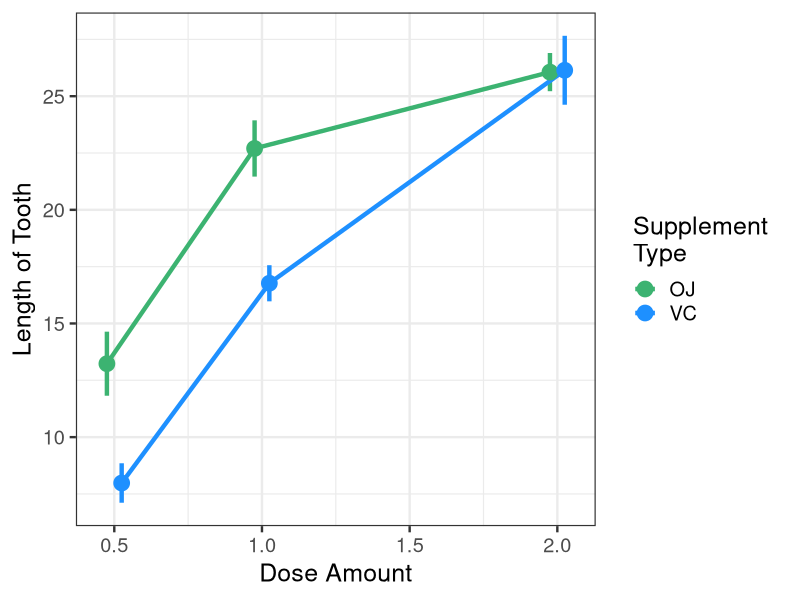

R code for this plot:
## ---- chunk 1
data = ToothGrowth
str(data)
## ---- chunk 2
## Summarizes data.
## Gives count, mean, standard deviation, standard error of the mean, and confidence interval (default 95%).
##   data: a data frame.
##   measurevar: the name of a column that contains the variable to be summariezed
##   groupvars: a vector containing names of columns that contain grouping variables
##   na.rm: a boolean that indicates whether to ignore NA's
##   conf.interval: the percent range of the confidence interval (default is 95%)
summarySE <- function(data=NULL, measurevar, groupvars=NULL, na.rm=FALSE,
                      conf.interval=.95, .drop=TRUE) {
    require(plyr)

    # New version of length which can handle NA's: if na.rm==T, don't count them
    length2 <- function (x, na.rm=FALSE) {
        if (na.rm) sum(!is.na(x))
        else       length(x)
    }

    # This does the summary. For each group's data frame, return a vector with
    # N, mean, and sd
    datac <- ddply(data, groupvars, .drop=.drop,
      .fun = function(xx, col) {
        c(N    = length2(xx[[col]], na.rm=na.rm),
          mean = mean   (xx[[col]], na.rm=na.rm),
          sd   = sd     (xx[[col]], na.rm=na.rm)
        )
      },
      measurevar
    )

    # Rename the "mean" column    
    datac <- rename(datac, c("mean" = measurevar))

    datac$se <- datac$sd / sqrt(datac$N)  # Calculate standard error of the mean

    # Confidence interval multiplier for standard error
    # Calculate t-statistic for confidence interval: 
    # e.g., if conf.interval is .95, use .975 (above/below), and use df=N-1
    ciMult <- qt(conf.interval/2 + .5, datac$N-1)
    datac$ci <- datac$se * ciMult

    return(datac)
}
## Norms the data within specified groups in a data frame; it normalizes each
## subject (identified by idvar) so that they have the same mean, within each group
## specified by betweenvars.
##   data: a data frame.
##   idvar: the name of a column that identifies each subject (or matched subjects)
##   measurevar: the name of a column that contains the variable to be summariezed
##   betweenvars: a vector containing names of columns that are between-subjects variables
##   na.rm: a boolean that indicates whether to ignore NA's
normDataWithin <- function(data=NULL, idvar, measurevar, betweenvars=NULL,
                           na.rm=FALSE, .drop=TRUE) {
    require(plyr)

    # Measure var on left, idvar + between vars on right of formula.
    data.subjMean <- ddply(data, c(idvar, betweenvars), .drop=.drop,
     .fun = function(xx, col, na.rm) {
        c(subjMean = mean(xx[,col], na.rm=na.rm))
      },
      measurevar,
      na.rm
    )

    # Put the subject means with original data
    data <- merge(data, data.subjMean)

    # Get the normalized data in a new column
    measureNormedVar <- paste(measurevar, "_norm", sep="")
    data[,measureNormedVar] <- data[,measurevar] - data[,"subjMean"] +
                               mean(data[,measurevar], na.rm=na.rm)

    # Remove this subject mean column
    data$subjMean <- NULL

    return(data)
}
## Summarizes data, handling within-subjects variables by removing inter-subject variability.
## It will still work if there are no within-S variables.
## Gives count, un-normed mean, normed mean (with same between-group mean),
##   standard deviation, standard error of the mean, and confidence interval.
## If there are within-subject variables, calculate adjusted values using method from Morey (2008).
##   data: a data frame.
##   measurevar: the name of a column that contains the variable to be summariezed
##   betweenvars: a vector containing names of columns that are between-subjects variables
##   withinvars: a vector containing names of columns that are within-subjects variables
##   idvar: the name of a column that identifies each subject (or matched subjects)
##   na.rm: a boolean that indicates whether to ignore NA's
##   conf.interval: the percent range of the confidence interval (default is 95%)
summarySEwithin <- function(data=NULL, measurevar, betweenvars=NULL, withinvars=NULL,
                            idvar=NULL, na.rm=FALSE, conf.interval=.95, .drop=TRUE) {

  # Ensure that the betweenvars and withinvars are factors
  factorvars <- vapply(data[, c(betweenvars, withinvars), drop=FALSE],
    FUN=is.factor, FUN.VALUE=logical(1))

  if (!all(factorvars)) {
    nonfactorvars <- names(factorvars)[!factorvars]
    message("Automatically converting the following non-factors to factors: ",
            paste(nonfactorvars, collapse = ", "))
    data[nonfactorvars] <- lapply(data[nonfactorvars], factor)
  }

  # Get the means from the un-normed data
  datac <- summarySE(data, measurevar, groupvars=c(betweenvars, withinvars),
                     na.rm=na.rm, conf.interval=conf.interval, .drop=.drop)

  # Drop all the unused columns (these will be calculated with normed data)
  datac$sd <- NULL
  datac$se <- NULL
  datac$ci <- NULL

  # Norm each subject's data
  ndata <- normDataWithin(data, idvar, measurevar, betweenvars, na.rm, .drop=.drop)

  # This is the name of the new column
  measurevar_n <- paste(measurevar, "_norm", sep="")

  # Collapse the normed data - now we can treat between and within vars the same
  ndatac <- summarySE(ndata, measurevar_n, groupvars=c(betweenvars, withinvars),
                      na.rm=na.rm, conf.interval=conf.interval, .drop=.drop)

  # Apply correction from Morey (2008) to the standard error and confidence interval
  #  Get the product of the number of conditions of within-S variables
  nWithinGroups    <- prod(vapply(ndatac[,withinvars, drop=FALSE], FUN=nlevels,
                           FUN.VALUE=numeric(1)))
  correctionFactor <- sqrt( nWithinGroups / (nWithinGroups-1) )

  # Apply the correction factor
  ndatac$sd <- ndatac$sd * correctionFactor
  ndatac$se <- ndatac$se * correctionFactor
  ndatac$ci <- ndatac$ci * correctionFactor

  # Combine the un-normed means with the normed results
  merge(datac, ndatac)
}
## ---- chunk 3
library(ggplot2)

# change background to white, increase font size
theme_set(theme_bw(base_size = 18)) 

# set up study parameters
y = 'len'
x = 'dose'
z = 'supp'

color_palette = c('mediumseagreen', 'dodgerblue')
pos_dodge = position_dodge(.1)
legend_title = 'Supplement \nType'
xlabel = 'Dose Amount'
ylabel = 'Length of Tooth'

# for between subjects variables
data_summary <- summarySE(data, 
                          measurevar=y, 
                          groupvars=c(z,x))

# set color palette
ggplot(data_summary, 
       aes(x = dose, y = len, 
           colour = supp, group = supp)) + 
  geom_errorbar(aes(ymin = len-se, ymax = len+se), 
                width=0, position=pos_dodge,
                size = 1.5) +
  geom_line(position=pos_dodge, size=1.5) +
  geom_point(position=pos_dodge, size=5) +
  xlab(xlabel) + 
  ylab(ylabel) +
  scale_color_manual(values = color_palette,
                     name = legend_title)
